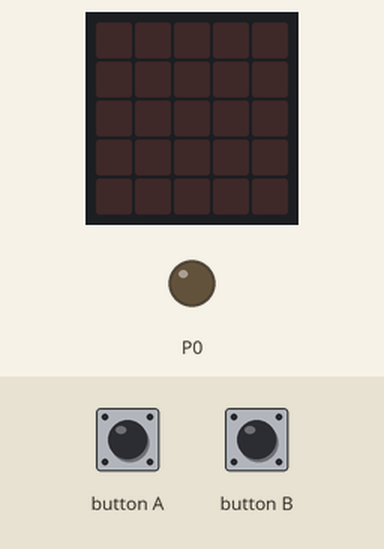
Simulated run of this program. Board: BBC micro:bit (MakeCode). Shown: the board's 5×5 LED display, output pins drawn as LEDs (lit = HIGH). The test bench sets the inputs (shaded band).

Above: at 1.2 s.
1.3 s: button A pressed for 0.15 s
At 1.8 s:
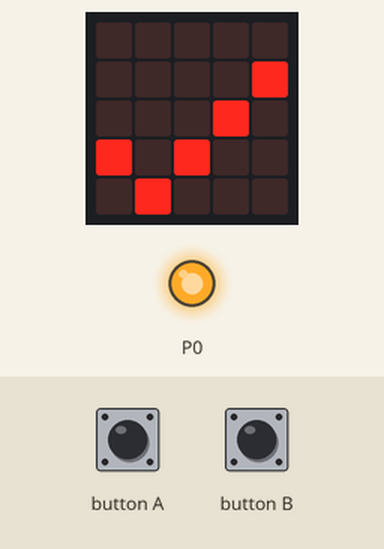
2.9 s: button B pressed for 0.15 s
At 4.2 s:
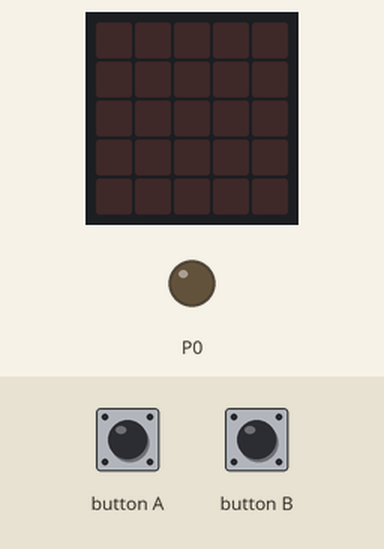
4.5 s: button A pressed for 1 s
At 4.8 s:
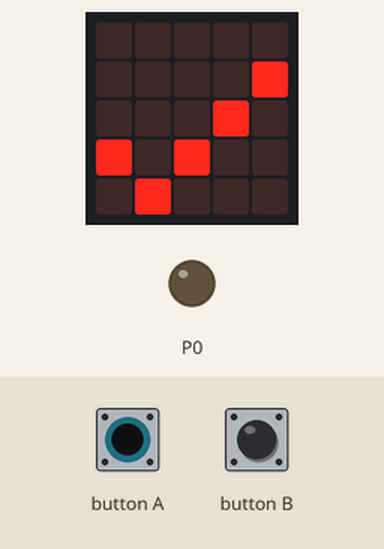
7.0 s: button B pressed for 1 s
At 7.9 s:
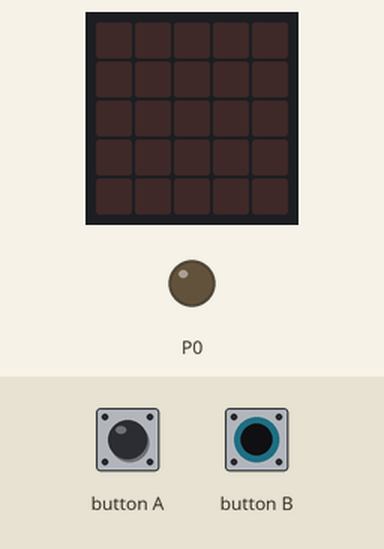
9.5 s: button A pressed for 3.2 s
At 9.9 s:
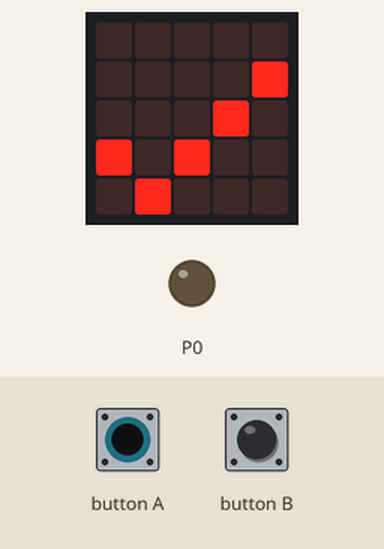
Timing chart, 0 to 12.5 s (numbered marks = the images above; inputs shaded):
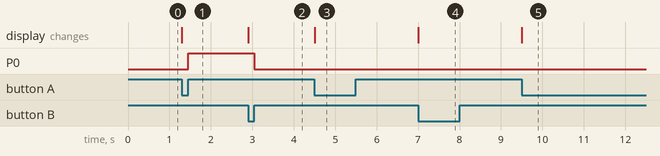

The program:

main.ts
```typescript
input.onButtonPressed(Button.A, function () {
    pins.digitalWritePin(DigitalPin.P0, 1)
})
input.onButtonPressed(Button.B, function () {
    pins.digitalWritePin(DigitalPin.P0, 0)
})
basic.forever(function () {
    if (input.buttonIsPressed(Button.A)) {
        basic.showIcon(IconNames.Yes)
    }
})
basic.forever(function () {
    if (input.buttonIsPressed(Button.B)) {
        basic.clearScreen()
    }
})
```

test.ts
```typescript
// testes vão aqui; isto não será compilado quando este pacote for usado como uma extensão.
```

Measured:
- after the input at 1.3 s, P0: LOW → HIGH after 0.15 s; the display: changes at once (image 1)
- after the input at 2.9 s, P0: HIGH → LOW after 0.15 s; the display: changes at once (image 2)
- after the input at 4.5 s, the display: changes at once (image 3)
- after the input at 7.0 s, the display: changes at once (image 4)
- after the input at 9.5 s, the display: changes at once (image 5)
